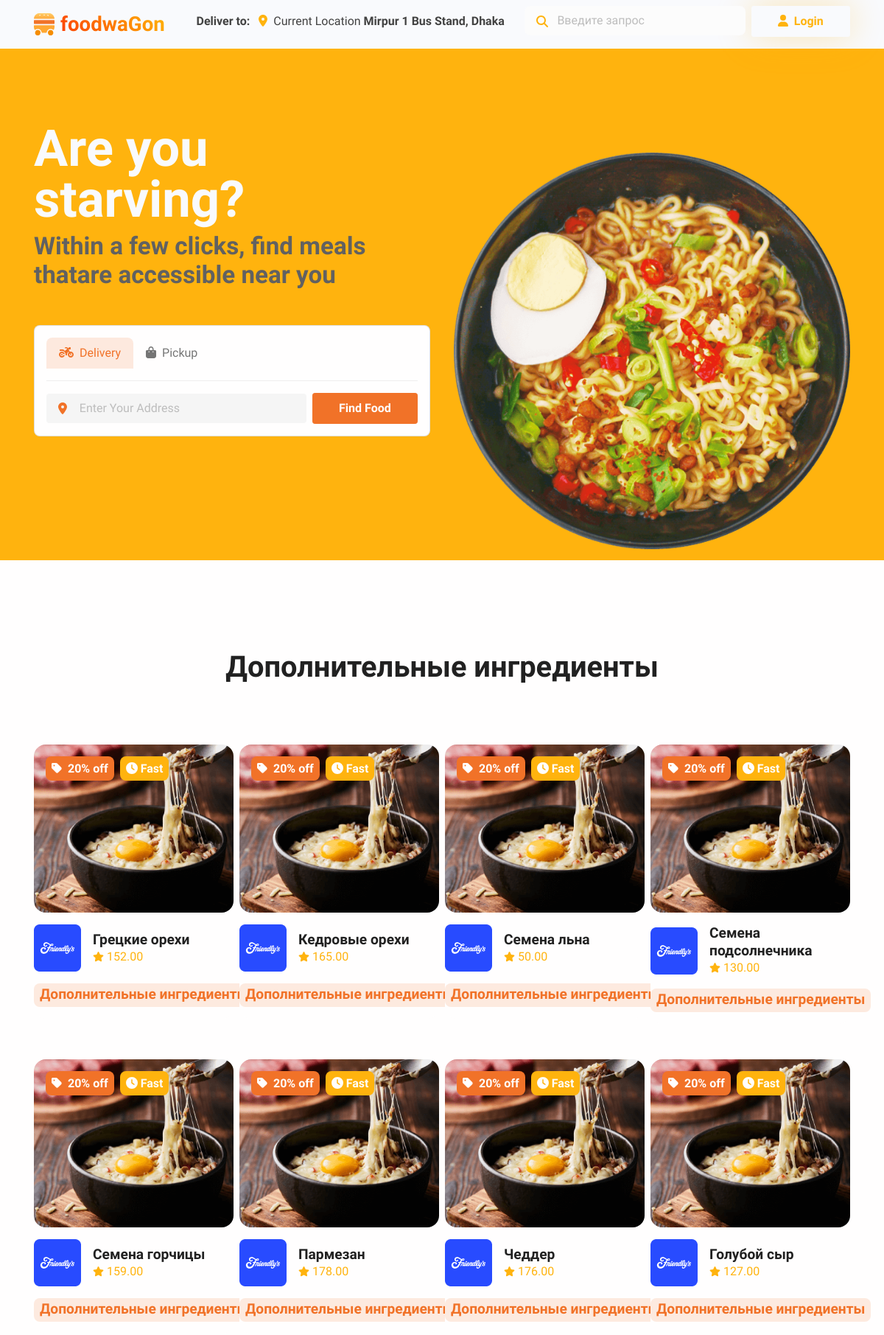
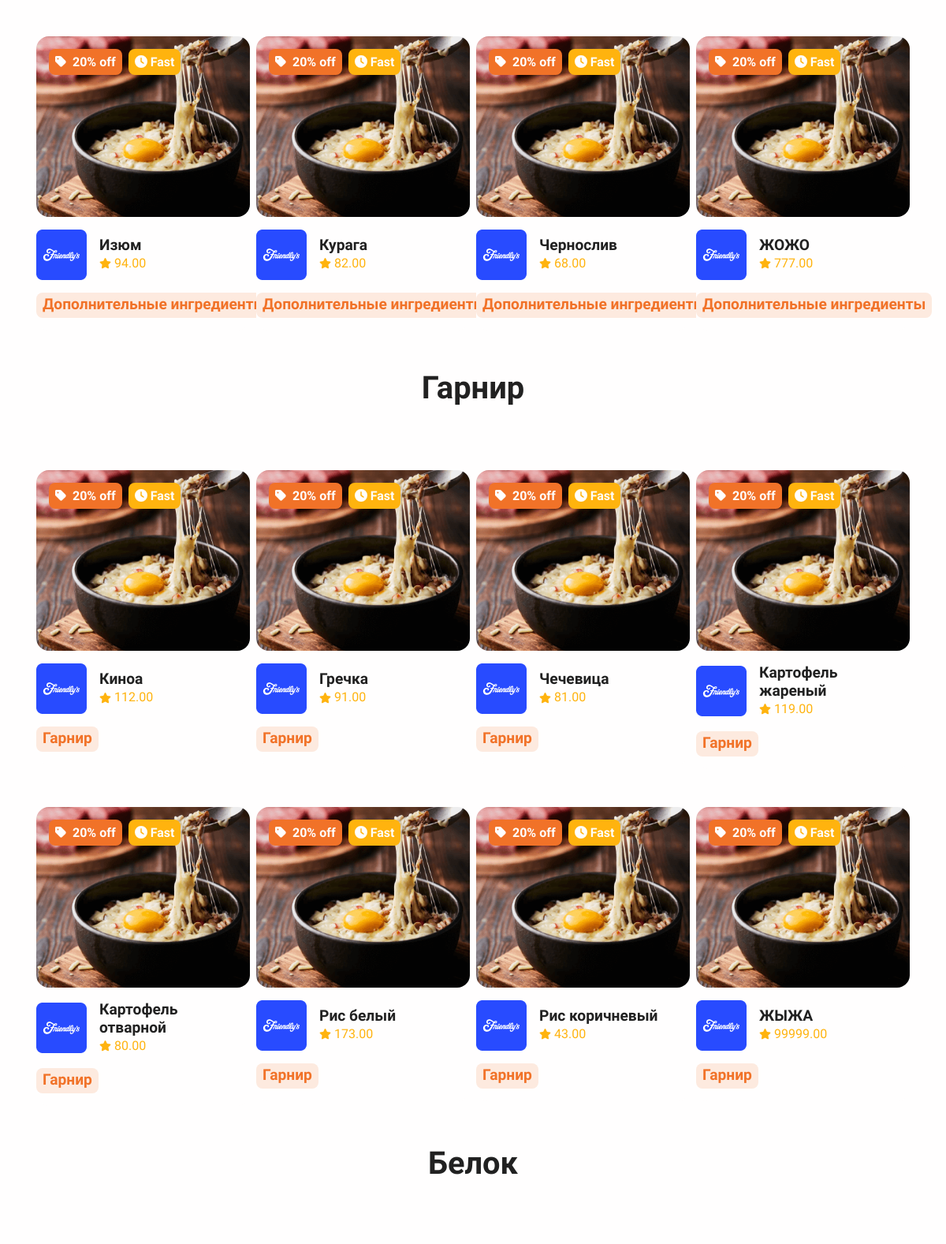
The page / (upper part) on the database its author committed (2 pictures, top to bottom).
### core/models.py (models this page shows, shortened)
class IngredientType(models.Model):
    name = models.CharField(max_length=255)
    slug = models.SlugField(max_length=255, unique=True)
    is_available = models.BooleanField(default=True)
    created_at = models.DateTimeField(auto_now_add=True)
    updated_at = models.DateTimeField(auto_now=True)
    class Meta:
        verbose_name = 'Тип ингредиента'
        verbose_name_plural = 'Типы ингредиентов'

class Ingredient(models.Model):
    name = models.CharField(max_length=255)
    slug = models.SlugField(max_length=255, unique=True)
    photo = models.ImageField(upload_to='ingredient_photos', null=True, blank=True)
    type = models.ForeignKey('IngredientType', on_delete=models.CASCADE)
    price_per_unit = models.DecimalField(default=0, max_digits=8, decimal_places=2)
    protein = models.FloatField(default=0, null=True, blank=True)
    fat = models.FloatField(default=0, null=True, blank=True)
    carbohydrates = models.FloatField(default=0, null=True, blank=True)
    energy = models.FloatField(default=0, null=True, blank=True)
    is_available = models.BooleanField(default=True)
    created_at = models.DateTimeField(auto_now_add=True)
    updated_at = models.DateTimeField(auto_now=True)
    class Meta:
        verbose_name = 'Ингредиент'
        verbose_name_plural = 'Ингредиенты'

### core/views.py (the view)
# urls.py: path('', views.ingredient_list, name='ingredient_list'),
def ingredient_list(request):
    ingredient_types = IngredientType.objects.all()
    ingredient_dict = {}
    for ingredient_type in ingredient_types:
        ingredients = Ingredient.objects.filter(type=ingredient_type)
        ingredient_dict[ingredient_type] = ingredients
    return render(request, 'index.html', {'ingredient_dict': ingredient_dict})

### templates/index.html (shortened to what this page needs)
{% extends "base.html" %}
{% block offer %}
{% load static %}
{% load cache %}
{% cache 20 index_page request.user.username %}
      <section id="testimonial">
        <div class="container">
        {% for ingredient_type, ingredients in ingredient_dict.items %}
          <div class="row h-100">
            <div class="col-lg-7 mx-auto text-center mb-6">
              <h5 class="fw-bold fs-3 fs-lg-5 lh-sm mb-3">{{ ingredient_type.name }}</h5>
            </div>
          </div>
          <div class="row gx-2">
            {% for ingredient in ingredients %}
            <div class="col-sm-6 col-md-4 col-lg-3 h-100 mb-5">
              <div class="card card-span h-100 text-white rounded-3"><img class="img-fluid rounded-3 h-100" src="{% static 'assets/img/gallery/food-world.png' %}" alt="..." />
                <div class="card-img-overlay ps-0"><span class="badge bg-danger p-2 ms-3"><i class="fas fa-tag me-2 fs-0"></i><span class="fs-0">20% off</span></span><span class="badge bg-primary ms-2 me-1 p-2"><i class="fas fa-clock me-1 fs-0"></i><span class="fs-0">Fast</span></span></div>
                <div class="card-body ps-0">
                  <div class="d-flex align-items-center mb-3"><img class="img-fluid" src="{% static 'assets/img/gallery/food-world-logo.png' %}" alt="" />
                    <div class="flex-1 ms-3">
                      <h5 class="mb-0 fw-bold text-1000">{{ ingredient.name }}</h5><span class="text-primary fs--1 me-1"><i class="fas fa-star"></i></span><span class="mb-0 text-primary">{{ ingredient.price_per_unit }}</span>
                    </div>
                  </div><span class="badge bg-soft-danger p-2"><span class="fw-bold fs-1 text-danger">{{ ingredient_type.name }}</span></span>
                </div>
              </div>
            </div>
            {% endfor %}
        </div>
        {% endfor %}
        </div>
      </section>
{% endcache %}
{% endblock %}

### templates/base.html (shortened to what this page needs)
<!DOCTYPE html>
<html lang="en-US" dir="ltr">
{% load static %}
  <head>
    <link href="{% static 'assets/css/theme.css' %}" rel="stylesheet" />
  </head>
  <body>
    <main class="main" id="top">
      {% block navigation %}
      <nav class="navbar navbar-expand-lg navbar-light bg-light fixed-top" data-navbar-on-scroll="data-navbar-on-scroll">
        <div class="container"><a class="navbar-brand d-inline-flex" href="index.html"><img class="d-inline-block" src="{% static 'assets/img/gallery/logo.svg' %}" alt="logo" /><span class="text-1000 fs-3 fw-bold ms-2 text-gradient">foodwaGon</span></a>
          <div class="collapse navbar-collapse border-top border-lg-0 my-2 mt-lg-0" id="navbarSupportedContent">
            <div class="mx-auto pt-5 pt-lg-0 d-block d-lg-none d-xl-block">
              <p class="mb-0 fw-bold text-lg-center">Deliver to: <i class="fas fa-map-marker-alt text-warning mx-2"></i><span class="fw-normal">Current Location </span><span>Mirpur 1 Bus Stand, Dhaka</span></p>
            </div>
            <form action="uuuuuuuu" method="GET" class="d-flex mt-4 mt-lg-0 ms-lg-auto ms-xl-0">
              <div class="input-group-icon pe-2"><i class="fas fa-search input-box-icon text-primary"></i>
                <input class="form-control border-0 input-box bg-100" type="text" name="query" placeholder="Введите запрос" required aria-label="Search" />
              </div>
              <button class="btn btn-white shadow-warning text-warning" type="submit"> <i class="fas fa-user me-2"></i>Login</button>
            </form>
          </div>
        </div>
      </nav>
      {% endblock %}
      {% block mainbanner %}
      <section class="py-5 overflow-hidden bg-primary" id="home">
        <div class="container">
          <div class="row flex-center">
            <div class="col-md-5 col-lg-6 order-0 order-md-1 mt-8 mt-md-0"><a class="img-landing-banner" href="#!"><img class="img-fluid" src="{% static 'assets/img/gallery/hero-header.png' %}" alt="hero-header" /></a></div>
            <div class="col-md-7 col-lg-6 py-8 text-md-start text-center">
              <h1 class="display-1 fs-md-5 fs-lg-6 fs-xl-8 text-light">Are you starving?</h1>
              <h1 class="text-800 mb-5 fs-4">Within a few clicks, find meals that<br class="d-none d-xxl-block" />are accessible near you</h1>
              <div class="card w-xxl-75">
                <div class="card-body">
                  <nav>
                    <div class="nav nav-tabs" id="nav-tab" role="tablist">
                      <button class="nav-link active mb-3" id="nav-home-tab" data-bs-toggle="tab" data-bs-target="#nav-home" type="button" role="tab" aria-controls="nav-home" aria-selected="true"><i class="fas fa-motorcycle me-2"></i>Delivery</button>
                      <button class="nav-link mb-3" id="nav-profile-tab" data-bs-toggle="tab" data-bs-target="#nav-profile" type="button" role="tab" aria-controls="nav-profile" aria-selected="false"><i class="fas fa-shopping-bag me-2"></i>Pickup</button>
                    </div>
                  </nav>
                  <div class="tab-content mt-3" id="nav-tabContent">
                    <div class="tab-pane fade show active" id="nav-home" role="tabpanel" aria-labelledby="nav-home-tab">
                      <form class="row gx-2 gy-2 align-items-center">
                        <div class="col">
                          <div class="input-group-icon"><i class="fas fa-map-marker-alt text-danger input-box-icon"></i>
                            <input class="form-control input-box form-foodwagon-control" id="inputDelivery" type="text" placeholder="Enter Your Address" />
                          </div>
                        </div>
                        <div class="d-grid gap-3 col-sm-auto">
                          <button class="btn btn-danger" type="submit">Find Food</button>
                        </div>
                      </form>
                    </div>
                  </div>
                </div>
              </div>
            </div>
          </div>
        </div>
      </section>
    {% endblock %}
    {% block offer %}
    {% endblock %}
    </main>
  </body>
</html>

### rows shown on the page
IngredientType: name "Дополнительные ингредиенты"
Ingredient: name "Грецкие орехи", price_per_unit "152.00"
Ingredient: name "Кедровые орехи", price_per_unit "165.00"
Ingredient: name "Семена льна", price_per_unit "50.00"
Ingredient: name "Семена подсолнечника", price_per_unit "130.00"
Ingredient: name "Семена горчицы", price_per_unit "159.00"
Ingredient: name "Пармезан", price_per_unit "178.00"
Ingredient: name "Чеддер", price_per_unit "176.00"
Ingredient: name "Голубой сыр", price_per_unit "127.00"
Ingredient: name "Изюм", price_per_unit "94.00"
Ingredient: name "Курага", price_per_unit "82.00"
Ingredient: name "Чернослив", price_per_unit "68.00"
Ingredient: name "ЖОЖО", price_per_unit "777.00"
IngredientType: name "Гарнир"
Ingredient: name "Киноа", price_per_unit "112.00"
Ingredient: name "Гречка", price_per_unit "91.00"
Ingredient: name "Чечевица", price_per_unit "81.00"
Ingredient: name "Картофель жареный", price_per_unit "119.00"
Ingredient: name "Картофель отварной", price_per_unit "80.00"
Ingredient: name "Рис белый", price_per_unit "173.00"
Ingredient: name "Рис коричневый", price_per_unit "43.00"
Ingredient: name "ЖЫЖА", price_per_unit "99999.00"
IngredientType: name "Белок"
